Frame 1 (no input): blank canvas, image omitted
Frame 60 (the mouse pressed at the canvas centre just before this capture): blank canvas, image omitted
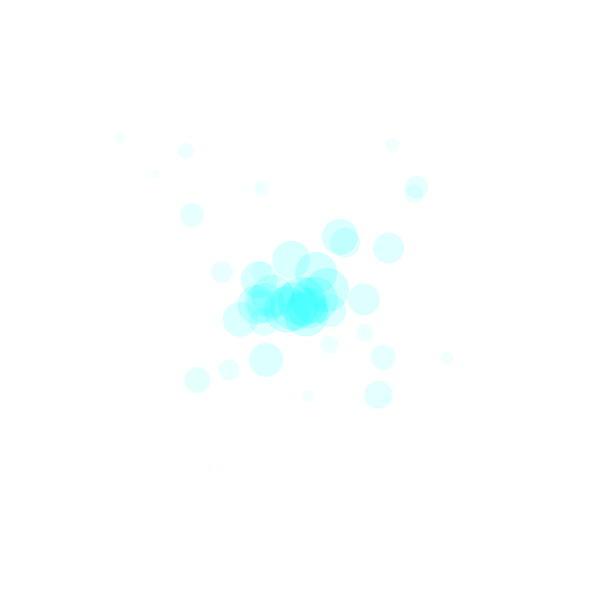
Frame 120 (the mouse held since frame 60 and released just before this capture)

The Processing sketch whose frames 1 and 60 were blank and that drew this single picture after the mouse press (run headless with seeded random() and noise(); from frame 60 on, the mouse is pressed at the canvas centre):

// Processing sketch: sketch_181018d
// ── sketch_181018d.pde
// Code_1_FA18
// Week 7
// Bryan Ma

// this is the leap we made from a single arraylist of ball objects,
//  to an arraylist of particle generators, all which possess their own
//  arraylist of particle objects. clicking on the screen creates a new
//  object of the Generator class. 

// modify the behavior of the particle (and potentially the particle 
//  generator to create an effect that simulates some kind of natural 
//  phenonema. think about the youtube video we saw in class - 
//  (https://www.youtube.com/watch?v=heW3vn1hP2E) that shows how a few 
//  simple changes to a basic particle system can create some convincing 
//  effects, like fire, smoke, and water. 
// see how far you can get and be creative. maybe it could be raindrops on
//  a window, stars zooming by in space, a waterfall? Use color, opacity,
//  size, and lifetimes to control things. try mapping the values of your 
//  parameters to the lifetime, just as in the example each particle gets
//  smaller as it reaches the end of its life. try changing particle speeds,'
//  directions, and other behavior.

ArrayList<Generator> generators;

void setup() {
  size(600, 600);
  generators = new ArrayList<Generator>();
}

void draw() {
  background(255);
  for (int i = 0; i < generators.size(); i++) {
    Generator g = generators.get(i);
    g.addParticles();
    g.drawParticles();
  }
}

void mousePressed() {
  generators.add(new Generator(mouseX, mouseY));
}

// ── generator.pde
class Generator {
  ArrayList<Particle> particles;
  float posX;
  float posY;
  float rate; 

  Generator(float posX, float posY) {
    this.posX = posX;
    this.posY = posY;
    particles = new ArrayList<Particle>();
  }

  void addParticles() {
    particles.add(new Particle(this.posX, this.posY));
  }

  void drawParticles() {
    for (int i = 0; i < particles.size(); i++) {
      Particle b = particles.get(i);
      b.update();
      b.display();
    } 

    for (int i = particles.size() - 1; i >= 0; i--) {
      Particle p = particles.get(i);
      if (p.life < 0) {
        particles.remove(i);
      }
    }
  }
}

// ── particle.pde
class Particle {
  float posX;
  float posY;
  float Xspeed;
  float Yspeed;
  float life;

  Particle(float posX, float posY) {
    this.posX = posX;
    this.posY = posY;
    this.Xspeed = random(-5, 5);
    this.Yspeed = random(-5, 5);
    life = 50;
  }

  void display() {
    ellipse(this.posX, this.posY, life, life);
  }

  void update() {
    life--;
    this.posX += this.Xspeed;
    this.posY += this.Yspeed;

    // check if it goes off
    if (this.posX > width || this.posX < 0) {
      this.Xspeed *= -1;
    }
    if (this.posY > height || this.posY < 0) {
      this.Yspeed *= -1;
    }
    
    noStroke();
    fill(0, (int(map(posY, 0, 255, 0, height))), (int(map(posX, 0, 255, 0,width))), life);
  }
}
